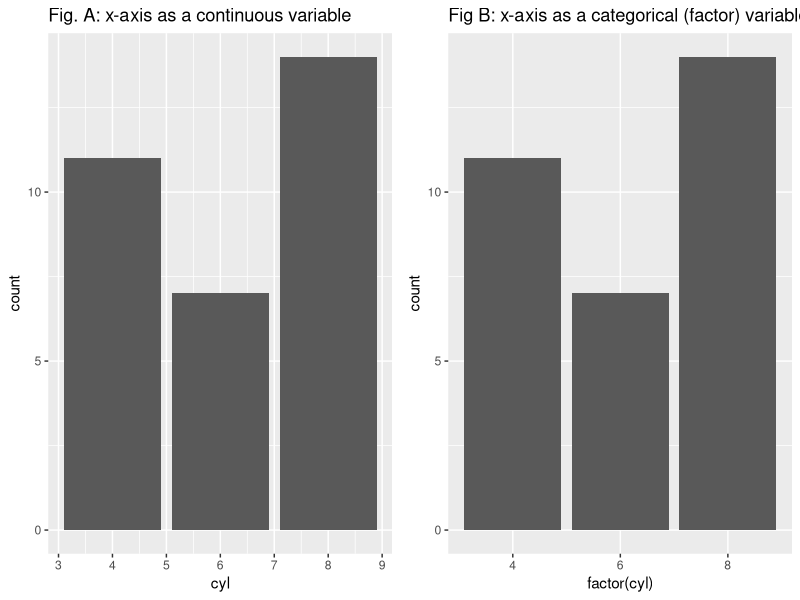
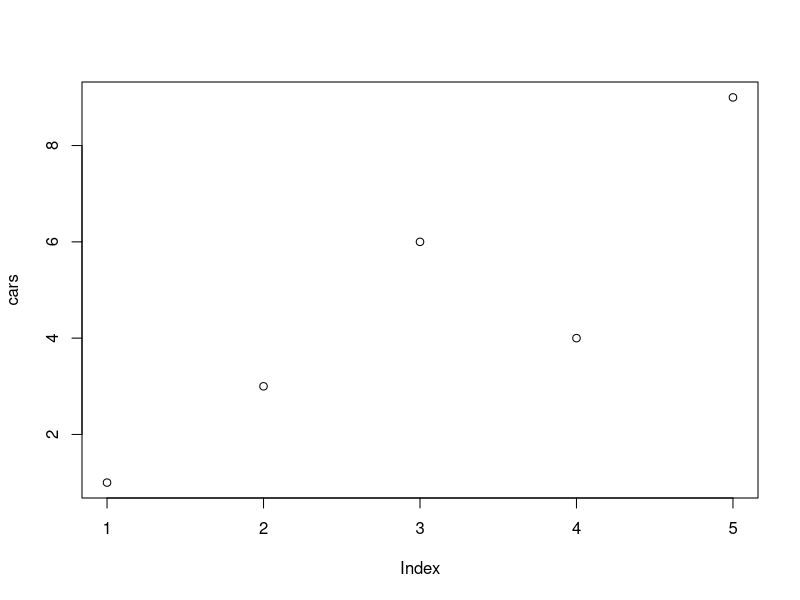

Generate these figures, in order, with R:
## ---- chunk 1
#| echo: true
#| code-fold: true
#| code-summary: "Show the code"


library(ggplot2)
library(gridExtra)

# x-axis as continuous
p1 <- ggplot(mtcars, aes(x = cyl)) +
        geom_bar() +
        ggtitle("Fig. A: x-axis as a continuous variable")

# x-axis as categorical
p2 <- ggplot(mtcars, aes(x = factor(cyl))) +
        geom_bar() +
        ggtitle("Fig B: x-axis as a categorical (factor) variable")

grid.arrange(p1, p2, ncol = 2)
## ---- chunk 2
# Define the cars vector with 5 values
cars <- c(1, 3, 6, 4, 9)

# Graph the cars vector with all defaults
plot(cars)
